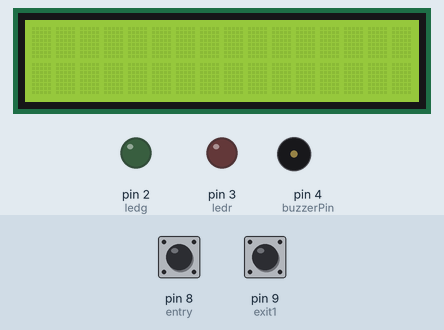
Bench run of a sketch on a simulated Arduino Uno, built with avr-gcc and run on an emulated ATmega328P. Shown: 16×2 character LCD, output pins drawn as LEDs (lit = HIGH), buzzer (waves = sounding). Inputs (shaded band) come from the test bench; at power-on: pin 8 (entry) HIGH, pin 9 (exit1) HIGH.

Above: at 1.2 s.
1.3 s: pin 8 (entry) pulled LOW for 0.15 s
At 2.6 s:
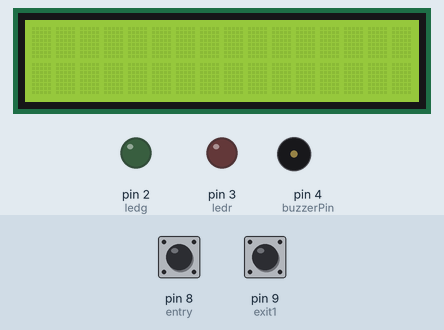
3.0 s: pin 9 (exit1) pulled LOW for 0.15 s
At 3.08 s:
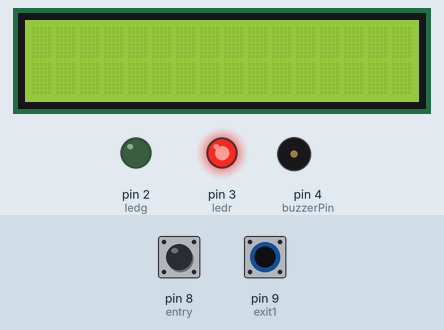
4.6 s: pin 9 (exit1) pulled LOW for 3.2 s
At 9.0 s:
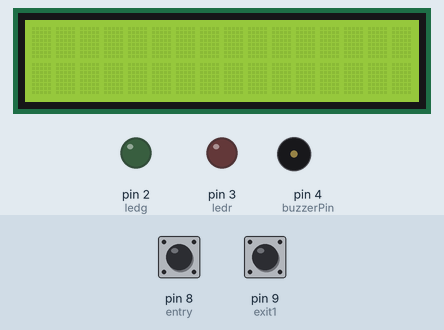
9.3 s: pin 8 (entry) pulled LOW for 1 s
At 9.57 s:
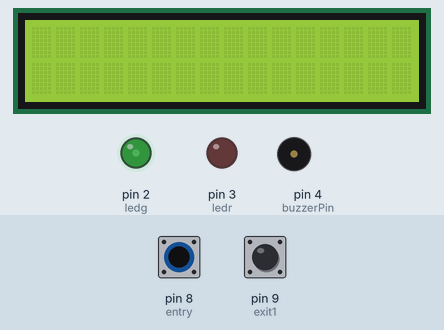
11.8 s: pin 8 (entry) driven LOW and pin 9 (exit1) driven LOW
At 12.9 s:
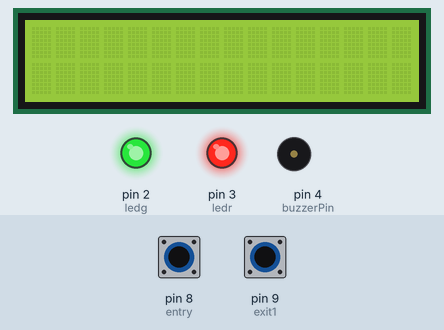
14.8 s: pin 8 (entry) driven HIGH
Timing chart, 0 to 17.8 s (numbered marks = the images above; inputs shaded):
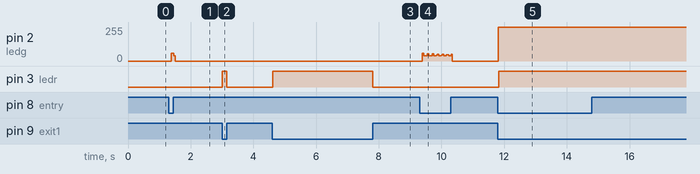

The sketch:

entry.ino
```cpp
#include<stdio.h>
#include <LiquidCrystal_I2C.h>


LiquidCrystal_I2C lcd(0x27, 16, 2);

const int entry=8;
const int exit1=9;
const int  ledg=2;
const int ledr=3;
const int buzzerPin = 4;
 int count=0;
 int entrystate=1;
 int exitstate=1;
 int z=0;


void setup() {
  pinMode(entry,INPUT_PULLUP);
  pinMode(exit1,INPUT_PULLUP);
  pinMode(ledr,OUTPUT);
   pinMode(ledg,OUTPUT);
  	lcd.init();
	lcd.backlight();
}

void loop() {
  entrystate=digitalRead(entry);
  exitstate=digitalRead(exit1);

  if (entrystate==LOW){
    count=count+1;
    lcd.print("enrty count=");
    lcd.print(count);
    tone(buzzerPin, 2000);
  if(entrystate == LOW)
    {
      digitalWrite(ledg,HIGH);
    }
     noTone(buzzerPin);
    lcd.clear();
  }


  if(exitstate == LOW){
    count=count-1;
    lcd.print("exit count=");
    lcd.print(count);
     tone(buzzerPin, 2000);
    if(exitstate == LOW)
    {
      digitalWrite(ledr,HIGH);
    }
        noTone(buzzerPin);
    lcd.clear();
  }

 if(exitstate == HIGH)
    {
      digitalWrite(ledr,LOW);
      digitalWrite(ledg,LOW);
    }

    else{
      lcd.clear();
    }

}
```

Measured:
- after the input at 1.3 s, pin 2 (ledg): 0/255 → 58/255 after 0.08 s, → 0/255 0.08 s later
- after the input at 3.0 s, pin 3 (ledr): LOW → HIGH at once, → LOW 0.14 s later
- after the input at 4.6 s, pin 3 (ledr): LOW → HIGH at once, → LOW 3.2 s later
- after the input at 11.8 s, pin 2 (ledg): 0/255 → 255/255 at once; pin 3 (ledr): LOW → HIGH at once
